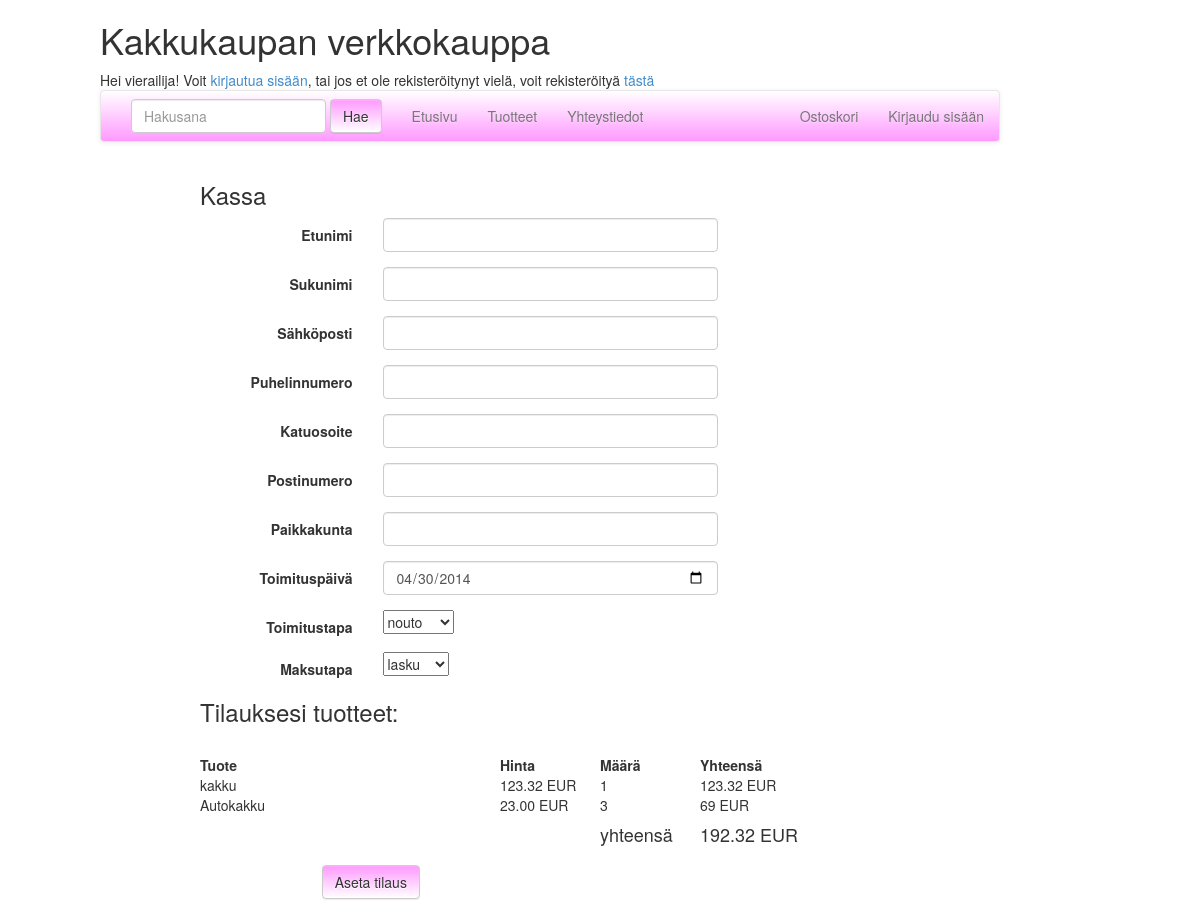
The page /kassa.php on the database its author committed.
### tables this page shows
CREATE TABLE Tuote
(
tuoteId INTEGER NOT NULL AUTO_INCREMENT,
tuoteryhmaId INTEGER,
nimi varchar(80) NOT NULL,
hinta DECIMAL(10,2) NOT NULL,
kuvaus varchar(3000),
kuva varchar(20),
PRIMARY KEY (tuoteId),
FOREIGN KEY (tuoteryhmaId) REFERENCES Tuoteryhma(tuoteryhmaId)
);

### libs/common.php (called while the page is built, shortened)
<?php
include_once 'libs/models/Tuote.php';
include 'libs/models/Tilaus.php';
function naytaNakyma($sivu, $data = array()) {
    $data = (object) $data;
    require 'views/pohja.php';
    exit();
}

### libs/models/Tilaus.php (called while the page is built, shortened)
<?php
require_once 'libs/tietokanta.php';
require_once 'Tuote.php';
class Tilaus {
    private $toimituspaiva;
    private $toimitustapa;
    private $tuotteet;
    private $maksutapa;
    public static function haeTilausId($tilausId) {
        $sql = "SELECT * FROM Tilaus WHERE tilausId = ? LIMIT 1";
        $kysely = getTietokantayhteys()->prepare($sql);
        $kysely->execute(array($tilausId));
        $tulos = $kysely->fetchObject();
        return Tilaus::tuloksenKasittely($tulos);
    }
    public static function getTilaus() {
        if (isset($_SESSION['tilaus'])) {
            $tilaus = $_SESSION['tilaus'];
        } else {
            $tilaus = Tilaus::uusiTilaus(null);
        }
        return $tilaus;
    }
    public static function uusiTilaus($kayttaja) {
        if ($kayttaja != null) {
            $sql = "INSERT INTO Tilaus(tilausvaihe, kayttajaId) VALUES('avoin', ?)";
            $kysely = getTietokantayhteys()->prepare($sql);
            $kysely->execute(array($kayttaja->getKayttajaId()));
        } else {
            $sql = "INSERT INTO Tilaus(tilausvaihe) VALUES('avoin')";
            $kysely = getTietokantayhteys()->prepare($sql);
            $kysely->execute();
        }
        $tilausId = getTietokantayhteys()->lastInsertId();
        return Tilaus::haeTilausId($tilausId);
    }
    public static function tuloksenKasittely($tulos) {
        if ($tulos == null) {
            return null;
        } else {
            $tilaus = new Tilaus();
            $tilaus->setTilausId($tulos->tilausId);
            $tilaus->setKayttajaId($tulos->kayttajaId);
            $tilaus->setTilausvaihe($tulos->tilausvaihe);
            $tilaus->setTilauspaiva($tulos->tilauspaiva);
            $tilaus->setToimituspaiva($tulos->toimituspaiva);
            $tilaus->setToimitustapa($tulos->toimitustapa);
            $tilaus->setMaksutapa($tulos->maksutapa);
            return $tilaus;
        }
    }
    public function getToimituspaiva() {
        return $this->toimituspaiva;
    }
    public function getToimitustapa() {
        return $this->toimitustapa;
    }
    public function getTuotteet() {
        return $this->tuotteet;
    }
    public function getMaksutapa() {
        return $this->maksutapa;
    }
    public function setMaksutapa($maksutapa) {
        $this->maksutapa = $maksutapa;
    }
    public function setToimituspaiva($toimituspaiva) {
        $this->toimituspaiva = $toimituspaiva;
    }
    public function setToimitustapa($toimitustapa) {
        $this->toimitustapa = $toimitustapa;
    }
    public function setTuotteet($tuotteet) {
        $this->tuotteet = $tuotteet;
    }
}

### libs/tietokanta.php (called while the page is built)
<?php
function getTietokantayhteys() {
  static $yhteys = null;
  if ($yhteys === null) {
    $yhteys = new PDO('mysql:unix_socket=/home/samkorho/mysql/socket;dbname=kakkukauppa', 'root', 'root');
    $yhteys->setAttribute(PDO::ATTR_ERRMODE, PDO::ERRMODE_EXCEPTION);
  }
  return $yhteys;
}

### libs/models/Tuote.php (called while the page is built, shortened)
<?php
require_once 'libs/tietokanta.php';
class Tuote {
    private $nimi;
    private $hinta;
    public static function tuloksenKasittely($tulos) {
        if ($tulos == null) {
            return null;
        } else {
            $tuote = new Tuote();
            $tuote->setTuoteId($tulos->tuoteId);
            $tuote->setTuoteryhmaId($tulos->tuoteryhmaId);
            $tuote->setNimi($tulos->nimi);
            $tuote->setHinta($tulos->hinta);
            $tuote->setKuvaus($tulos->kuvaus);
            $tuote->setKuva($tulos->kuva);
            return $tuote;
        }
    }
    public static function etsi($tuoteId) {
        $sql = "SELECT * from Tuote where tuoteId = ? LIMIT 1";
        $kysely = getTietokantayhteys()->prepare($sql);
        $kysely->execute(array($tuoteId));
        $tulos = $kysely->fetchObject();
        return Tuote::tuloksenKasittely($tulos);
    }
    public function getNimi() {
        return $this->nimi;
    }
    public function getHinta() {
        return $this->hinta;
    }
    public function setNimi($nimi) {
        $this->nimi = $nimi;
    }
    public function setHinta($hinta) {
        $this->hinta = $hinta;
    }
}

### views/kassa.php (the view, shortened to what this page needs)
<h3>Kassa</h3>
<form class="form-horizontal" role="form" action="kassa.php" method="POST">
    <?php
    require 'views/kayttajaLomake.php';
    ?>
    <div class="form-group">
        <label class="col-md-3 control-label">Toimituspäivä</label>
        <div class="col-md-6">
            <input type="date" class="form-control" name="toimituspaiva" value="<?php echo $data->tilaus->getToimituspaiva(); ?>">
        </div>
    </div>
    <div class="form-group">
        <label class="col-md-3 control-label">Toimitustapa</label>
        <div class="col-md-6">
            <select name="toimitustapa">
                <option value="nouto" <?php
                if ($data->tilaus->getToimitustapa() == "nouto") {
                    echo 'selected="selected"';
                }
                ?>>nouto</option>
            </select>
        </div>
    </div>
    <div class="form-group">
        <label class="col-md-3 control-label">Maksutapa</label>
        <div class="col-md-6">
            <select name="maksutapa">
                <option value="lasku" <?php
                if ($data->tilaus->getMaksutapa() == "lasku") {
                    echo 'selected="selected"';
                }
                ?>>lasku</option>
            </select>
        </div>
    </div>
    <h3>Tilauksesi tuotteet: </h3><br>
    <table>
        <thead>
            <tr>
                <th style="width:300px">Tuote</th>
                <th style="width:100px">Hinta</th>
                <th style="width:100px">Määrä</th>
                <th style="width:100px">Yhteensä</th>
            </tr>
        </thead>
        <tbody>
            <?php foreach ($data->tilaus->getTuotteet() as $tuoteId => $maara): ?>
                <?php
                $tuote = Tuote::etsi($tuoteId);
                ?>
                <tr>
                    <td><?php echo $tuote->getNimi(); ?></td>
                    <td><?php echo $tuote->getHinta(); ?> EUR</td>
                    <td><?php echo htmlspecialchars($maara); ?></td>
                    <td><?php
                        $yht = $yht + $tuote->getHinta() * $maara;
                        echo $tuote->getHinta() * $maara;
                        ?> EUR</td>
                </tr>
            <?php endforeach; ?>
            <tr style="height:30px">
                <td></td>
                <td></td>
                <td><h4>yhteensä</h4</td>
                <td><h4><?php echo $yht; ?> EUR</h4></td>
            </tr>
        </tbody>
    </table>
    <div class="form-group">
        <div class="col-md-offset-2 col-md-10">
            <h4>
                <button type="submit" class="btn btn-default">Aseta tilaus</button>
            </h4>
        </div>
    </div>
</form>

### rows shown on the page
tuote: nimi "kakku", hinta "123.32", maara "1", $tuote->getHinta()*$maara "123.32"
tuote: nimi "Autokakku", hinta "23.00", maara "3", $tuote->getHinta()*$maara "69"

### other values the page prints
$yht "192.32"
